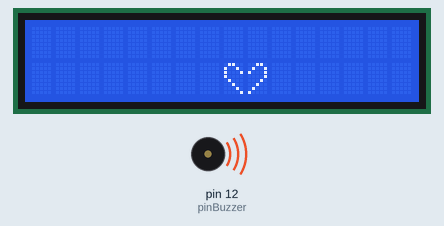
A sketch run on a simulated Arduino Uno, built with avr-gcc and run on an emulated ATmega328P. On the bench: 16×2 character LCD, buzzer (waves = sounding).

Above: at 14.2 s.
At 17.97 s:
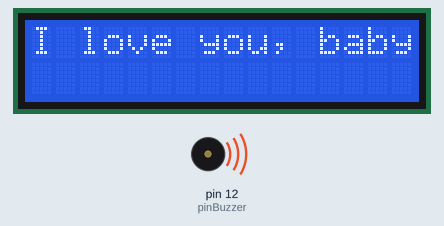
At 22.03 s:
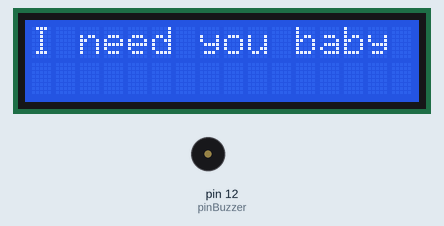
At 30.7 s:
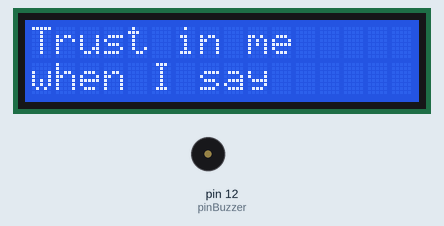
Timing chart, 0 to 40.0 s (numbered marks = the images above):
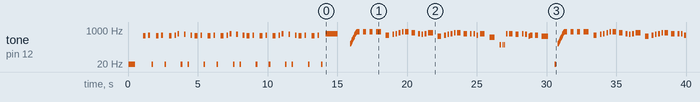

Measured:
- by itself, tone on pin 12 (pinBuzzer): plays 5 Hz for 0.46 s, 524 Hz for 0.19 s, 555 Hz for 0.12 s, 5 Hz for 0.12 s, 524 Hz for 0.19 s, 555 Hz for 0.12 s … (143 notes in this stretch)
- what the display in image 1 shows lasts 1.2 s, from 17.8 s to 19.0 s
- what the display in image 2 shows lasts 1.9 s, from 20.8 s to 22.7 s

The sketch:

CantTakeMyEyesOffYou.ino
```cpp
 #include <LiquidCrystal.h>
//LCD pin to Arduino
const int pin_RS = 8;
const int pin_EN = 9;
const int pin_d4 = 4;
const int pin_d5 = 5;
const int pin_d6 = 6;
const int pin_d7 = 7;
const int pin_BL = 10;
LiquidCrystal lcd( pin_RS,  pin_EN,  pin_d4,  pin_d5,  pin_d6,  pin_d7);


int pinBuzzer = 12;

int  C__ =  261/4;
int Cs__=  277/4;
int  D__ =  293/4 ;
int Ds__=  311/4;
int  E__ =  329/4 ;
int  F__ =  349/4 ;
int Fs__=  369/4;
int  G__ =  391/4 ;
int Gs__=  415/4;
int  A__ =  440/4 ;
int As__=  466/4;
int  B__ =  493/4 ;

int C_ =  261/2;
int Cs_=  277/2;
int D_ =  293/2 ;
int Ds_=  311/2;
int E_ =  329/2 ;
int F_ =  349/2 ;
int Fs_=  369/2;
int G_ =  391/2 ;
int Gs_=  415/2;
int A_ =  440/2 ;
int As_=  466/2;
int B_ =  493/2 ;


int Sil = 5;
int C =  261;
int Cs=  277;
int D =  293 ;
int Ds=  311;
int E =  329 ;
int F =  349 ;
int Fs=  369;
int G =  391 ;
int Gs=  415;
int A =  440 ;
int As=  466;
int B =  493 ;


int C2   =524;
int Cs2  =555;
int D2   =588;
int Ds2  =623;
int E2   =660;
int F2   =699;
int Fs2  =740;
int G2   =784;
int Gs2  =831;
int A_2   = 880;
int As2  =933;
int B2   =988;

int C3  =1047;
int Cs3  =555*2;
int D3   =588*2;
int Ds3  =623*2;
int E3   =660*2;
int F3   =699*2;
int Fs3  =740*2;
int G3   =784*2;
int Gs3  =831*2;
int A_3   = 880*2;
int As3  =933*2;
int B3   =988*2;


int tempo=129*2;
int negra=60000/tempo;
int semi = negra/4;

int fusa =semi/2;
int corch = 2*semi;
int np = corch*3;

int blanca = negra*2;
int redonda = blanca*2;
int rep = 3*negra;
int bnp = 3*negra+3*corch;

int retardo = 100;

int b =blanca;
int r =2*b;
int n = negra;
int c = corch;
int s = semi;
int f = s/2;
int sf = f/2;


void nota(int nota, int duracion){
  tone(pinBuzzer,nota, duracion);
  delay(duracion);
  noTone(pinBuzzer);
  delay(duracion);
}

void setup() {

 lcd.begin(16, 2);
 lcd.setCursor(0,0);
 lcd.print("Can't take my   ");
 lcd.setCursor(0,1);
 lcd.print("eyes off you... ");

nota(Sil,b);

byte corazonI[8] = {
  0b01100,
  0b10010,
  0b10001,
  0b10000,
  0b01000,
  0b00100,
  0b00010,
  0b00001

};


byte corazonD[8] = {
 0b00110,
  0b01001,
  0b10001,
  0b00001,
  0b00010,
  0b00100,
  0b01000,
  0b10000
};
 lcd.createChar(7, corazonI);
 lcd.createChar(8, corazonD);


}

void loop() {

Medio();
textopan("                ","                ");

  lcd.setCursor(13, 1); lcd.write(byte(7));
  lcd.setCursor(14, 1); lcd.write(byte(8));

Medio2();

//textopan("muuuuuuuuuuuucho","                ");

Medio_3();


ILoveYou(1);
//textopan("mucho           ","                ");

  lcd.setCursor(6, 1); lcd.write(byte(7));
  lcd.setCursor(7, 1); lcd.write(byte(8));

Baaaby(1);
textopan("And if it's     ","quite alright   ");
MiBienComprendelo();
textopan("I need you baby ","                ");
MBC_Tequieromucho();
textopan("To warm the     ","lonely night    ");
Con_toda_intensidad();
textopan("I love you, baby","            :)  ");

 // lcd.setCursor(13, 0); lcd.write(byte(7));
 // lcd.setCursor(14, 0); lcd.write(byte(8));

Te_necesito();
textopan("Trust in me     ","when I say      ");
Te_digo_la_verdad();


//====================================

//textopan("Oh, pretty baby ","                ");
ILoveYou(2);
//textopan("muuuuuuuuuuuucho","                ");

  lcd.setCursor(14, 1); lcd.write(byte(7));
  lcd.setCursor(15, 1); lcd.write(byte(8));

  Baaaby(2);
textopan("Don't bring me  ","down, I pray    ");
MiBienComprendelo();
textopan("Oh, pretty baby ","                ");
MBC_Tequieromucho();
textopan("Now that I've   ","found you, stay ");
Con_toda_intensidad();
textopan("And let me      ","love you, baby  ");
Y_voy_a_();
textopan("Let me love you ","              :)");
  SiempreQuieroAmar();

  lcd.setCursor(14, 1); lcd.write(byte(7));
  lcd.setCursor(15, 1); lcd.write(byte(8));

  delay(1500);  delay(500);
}
//C D F G


void Medio(){

int i=7;
  // Sostenidos
  // Do Re Fa Sol

  corazoncito(i,i+1);i++;
  nota_sf6(C2,negra);
  nota(Cs2,corch);
  nota(Sil,corch);
corazoncito(i,i+1);i++;
  nota_sf6(C2,negra);
  nota(Cs2,corch);
  nota(Sil,corch);

  // [42]
  corazoncito(i,i+1);i++;
  nota_sf6(C2,negra);
  nota(Cs2,corch);
  nota(E2,corch);
  nota(Sil,corch);
  corazoncito(i,i+1);i++;
  nota(Ds2,corch);
  nota(Sil,corch);
  nota(Cs2,corch);
}
void Medio2(){

int i=1;

  corazoncito(i,i+1);i++;
 // [43]
  nota_sf(C2,negra);
  nota(Cs2,corch);
  nota(Sil,corch);
corazoncito(i,i+1);i++;
  nota_sf(C2,negra);
  nota(Cs2,corch);
  nota(Sil,corch);

  // [44]
corazoncito(i,i+1);i++;
  nota_sf(C2,negra);
  nota(Cs2,corch);
  nota(E2,corch);
  nota(Sil,corch);corazoncito(i,i+1);i++;
  nota(Ds2,corch);
  nota(Sil,corch);
  nota(Cs2,corch);

 // [45]
 corazoncito(i,i+1);i++;
  nota_sf(C2,negra);
  nota(Cs2,corch);
  nota(Sil,corch);corazoncito(i,i+1);i++;
  nota_sf(C2,negra);
  nota(Cs2,corch);
  nota(Sil,corch);
}
void Medio_3(){
  // [46]
  int i=3;
  corazoncito(i,i+1);i++;
  nota_sf(C2,negra);
  nota(Cs2,corch);
  nota(E2,corch);corazoncito(i,i+1);i++;
  nota(Sil,corch);
  nota(Ds2,corch);corazoncito(i,i+1);i++;
  nota(Sil,corch);
  nota(Cs2,corch);

  // [47
  corazoncito(i,i+1);i++;
  nota_sf(C2,negra);
  nota(Cs2,corch);
  nota(Sil,corch);
corazoncito(i,i+1);i++;
  nota_sf(C2,negra);
  nota(Cs2,corch);
  nota(Sil,corch);

   // [48]
   corazoncito(i,i+1);i++;
   nota_sf6(E2,redonda);


}

void ILoveYou(int I){
   //[49]
   //nota(Cs_,negra);

   int DUR=negra/15;

   nota(Gs_,DUR);
   nota(A_,DUR);
   nota(B_,DUR);
   nota(Cs,DUR);
   nota(Ds,DUR);
   nota(E,DUR);
   nota(Fs,DUR);
   nota(Gs,DUR);
   nota(A,DUR);
   nota(B,DUR);
   nota(Cs2,DUR);
   nota(Ds2,DUR);
   nota(E2,DUR);
   nota(Fs2,DUR);
   nota(G2,DUR);

  if ( I == 1){
   textopan("I               ","                ");
   nota(Gs2,negra);
   textopan("I love          ","                ");
   nota(Gs2,negra);
   textopan("I love you      ","                ");
   nota(Gs2,negra);
  }
  else {
   textopan("Oh              ","                ");
   nota(Gs2,negra);
   textopan("Oh, pre         ","                ");
   nota(Gs2,negra);
   textopan("Oh, pretty      ","                ");
   nota(Gs2,negra);
  }
}

void Baaaby(int I){

  if ( I== 1){
   textopan("I love you, baby","                ");
   // [50]
   nota(Gs2,negra+corch);
   nota(Cs2,negra);
  }
  else {
   textopan("Oh, pretty baby ","                ");

   nota(Gs2,negra+corch);
   nota(Cs2,negra);
    }
}

void MiBienComprendelo(){

   nota(Ds2,corch);
   nota(E2,corch);
   nota(Fs2,corch);

   // [51]
   nota(Gs2,corch);
   nota(Gs2,negra);

   nota(Fs2,negra);
}

void MBC_Tequieromucho(){

   nota(E2,corch);
   nota(Ds2,corch);
   nota(E2,corch);
   ////////////////////////////////
   // [52]
   nota(Fs2,negra+corch);
   nota(B,negra);

}

void Con_toda_intensidad(){

   nota(Cs2,corch);
   nota(Ds2,corch);
   nota(E2,corch);

   // [53]
   nota(Fs2,corch);
   nota(Fs2,negra);

   nota(E2,negra);


}


void Te_necesito(){
   nota(E2,corch);
   nota(E2,corch);
   nota(Cs2,corch);

  // [54]
  nota(E2,negra+corch);
  nota(A,negra+corch);


  nota(Fs_,corch);
  nota(Fs_,semi);
  nota(Fs_,semi);


}
void  Te_digo_la_verdad(){
  // [55]
  nota(E2,corch);
  nota(E2,negra);

  nota(Ds2,negra);

  nota(E2,corch);
  nota(Ds2,corch);

  int ttt = semi;
  nota(B,ttt/2);
  nota(C2,ttt/2);

  nota(Cs2,negra-ttt); // 1/2
  nota(Cs2,negra);
  //nota(Cs2,corch);

  nota(B,negra+negra);

  nota(Sil,corch);
}


void Y_voy_a_(){
    nota(E2,corch);
   nota(E2,corch);
   nota(Cs2,corch);


  // [58]
  nota(E2,negra+corch);
  nota(Fs2,negra+corch);
}
void  SiempreQuieroAmar(){
  nota(Cs2,negra + corch);

  // [59]
  nota(Ds2,negra + corch);
  nota(E2,negra);
  nota(Cs2,negra);

  // [60]
  nota(E2,negra+corch);
  nota(Fs2,blanca*2+corch);
}


  void textopan(String S1,String S2){

   lcd.setCursor(0,0);
   lcd.print(S1);
   lcd.setCursor(0,1);
   lcd.print(S2);


    }

void nota_sf6(int N ,int d ){

    int  ttt = sf/2;
    nota( N*0.70710678118 , ttt);
    nota( N*0.74915353843 , ttt);
    nota( N*0.79370052598 , ttt);
    nota( N*0.84089641525 , ttt);
    nota( N*0.89089871814 , ttt);
    nota( N*0.94387431268 , ttt);

    nota( N              , d - 6*ttt);


}


void nota_sf(int N ,int d ){

    int  ttt = sf/2;

    nota( N*0.84089641525 , ttt);
    nota( N*0.89089871814 , ttt);
    nota( N*0.94387431268 , ttt);

    nota( N              , d - 3*ttt);


}


void corazoncito(int II,int JJ){

  textopan("                ","                ");

  lcd.setCursor(II, 1); lcd.write(byte(7));
  lcd.setCursor(JJ, 1); lcd.write(byte(8));


  }
```
